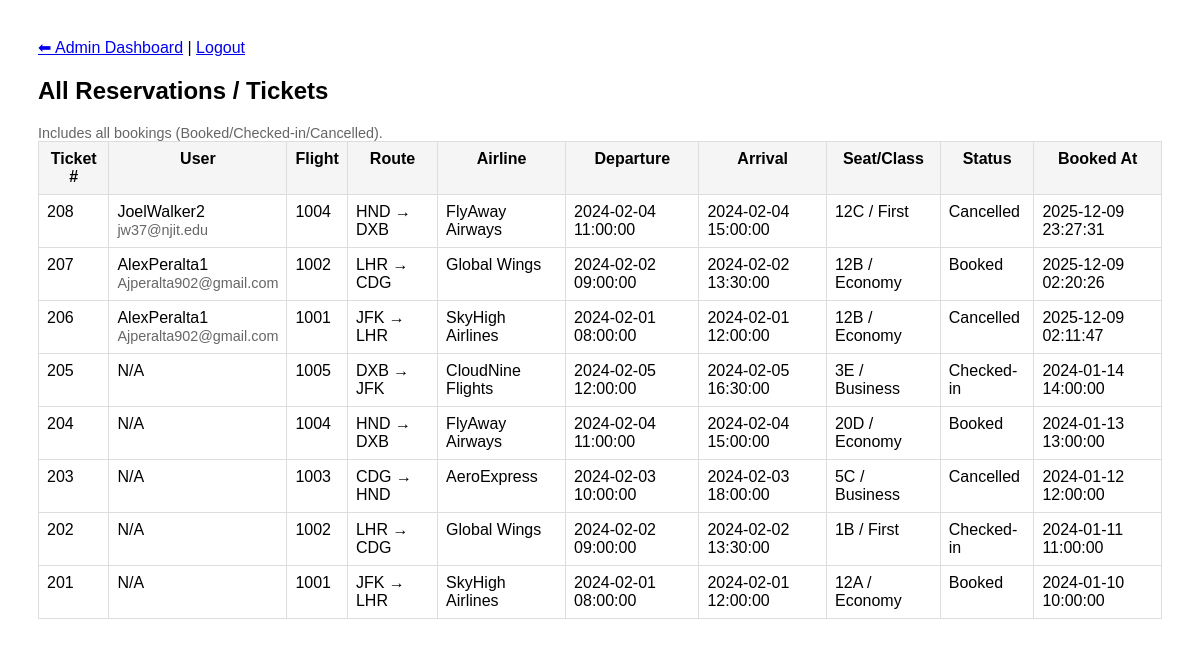
Screenshot of /admin_reservation.php (signed in) with the database file from the repository.
### tables this page shows
CREATE TABLE `ticket` (
  `ticket_number` int(11) NOT NULL,
  `passenger_id` int(11) DEFAULT NULL,
  `flight_number` int(11) DEFAULT NULL,
  `booking_date` datetime DEFAULT NULL,
  `seat_number` varchar(6) DEFAULT NULL,
  `travel_class` varchar(60) DEFAULT NULL,
  `status` varchar(20) DEFAULT NULL,
  `user_id` int(11) DEFAULT NULL
);

CREATE TABLE `users` (
  `user_id` int(11) NOT NULL,
  `username` varchar(50) NOT NULL,
  `email` varchar(100) NOT NULL,
  `password` varchar(255) NOT NULL,
  `is_admin` tinyint(1) DEFAULT 0
);

CREATE TABLE `flight` (
  `flight_number` int(11) NOT NULL,
  `airline_id` int(11) DEFAULT NULL,
  `aircraft_id` int(11) DEFAULT NULL,
  `departure_time` datetime DEFAULT NULL,
  `arrival_time` datetime DEFAULT NULL,
  `duration_minutes` int(11) DEFAULT NULL,
  `departure_airport_code` varchar(10) DEFAULT NULL,
  `arrival_airport_code` varchar(10) DEFAULT NULL
);

CREATE TABLE `airline_company` (
  `airline_id` int(11) NOT NULL,
  `name` varchar(120) NOT NULL
);

### admin_reservation.php (the view, shortened to what this page needs)
<?php
include 'connection.php';
$sql = "
SELECT
    t.ticket_number,
    t.user_id,
    u.username,
    u.email,
    t.flight_number,
    a.name AS airline_name,
    f.departure_airport_code,
    f.arrival_airport_code,
    f.departure_time,
    f.arrival_time,
    t.seat_number,
    t.travel_class,
    t.status,
    t.booking_date
FROM ticket t
LEFT JOIN users u ON u.user_id = t.user_id
JOIN flight f ON f.flight_number = t.flight_number
JOIN airline_company a ON a.airline_id = f.airline_id
ORDER BY t.booking_date DESC
";
$result = $conn->query($sql);
?>
<!DOCTYPE html>
<html>
<head>
</head>
<body>
<div class="container">
    <div class="nav">
        <a href="admin_dashboard.php">⬅ Admin Dashboard</a> |
        <a href="logout.php">Logout</a>
    </div>
    <h2>All Reservations / Tickets</h2>
    <div class="small">Includes all bookings (Booked/Checked-in/Cancelled).</div>
    <table>
        <tr>
            <th>Ticket #</th>
            <th>User</th>
            <th>Flight</th>
            <th>Route</th>
            <th>Airline</th>
            <th>Departure</th>
            <th>Arrival</th>
            <th>Seat/Class</th>
            <th>Status</th>
            <th>Booked At</th>
        </tr>
        <?php if ($result->num_rows === 0): ?>
            <tr><td colspan="10">No reservations found.</td></tr>
        <?php else: ?>
            <?php while ($row = $result->fetch_assoc()): ?>
                <tr>
                    <td><?= htmlspecialchars($row['ticket_number']) ?></td>
                    <td>
                        <?= htmlspecialchars($row['username'] ?? 'N/A') ?><br>
                        <span class="small"><?= htmlspecialchars($row['email'] ?? '') ?></span>
                    </td>
                    <td><?= htmlspecialchars($row['flight_number']) ?></td>
                    <td><?= htmlspecialchars($row['departure_airport_code']) ?> → <?= htmlspecialchars($row['arrival_airport_code']) ?></td>
                    <td><?= htmlspecialchars($row['airline_name']) ?></td>
                    <td><?= htmlspecialchars($row['departure_time']) ?></td>
                    <td><?= htmlspecialchars($row['arrival_time']) ?></td>
                    <td><?= htmlspecialchars($row['seat_number']) ?> / <?= htmlspecialchars($row['travel_class']) ?></td>
                    <td><?= htmlspecialchars($row['status']) ?></td>
                    <td><?= htmlspecialchars($row['booking_date']) ?></td>
                </tr>
            <?php endwhile; ?>
        <?php endif; ?>
    </table>
</div>
</body>
</html>

### admin_reservation.php (style rules this page uses)
body { font-family: Arial, sans-serif; padding: 30px; }
.container { max-width: 1200px; margin: 0 auto; }
.nav { margin-bottom: 15px; }
table { width: 100%; border-collapse: collapse; }
th, td { border: 1px solid #ddd; padding: 8px; vertical-align: top; }
th { background: #f5f5f5; }
.small { color: #666; font-size: 0.9em; }

### rows the page displays
ticket: ticket_number "208", user.username "JoelWalker2", user.email "jw37@njit.edu", flight_number "1004", flight_number.departure_airport_code "HND", flight_number.arrival_airport_code "DXB", airline_company.name "FlyAway Airways", flight_number.departure_time "2024-02-04 11:00:00", flight_number.arrival_time "2024-02-04 15:00:00", seat_number "12C", travel_class "First", status "Cancelled", booking_date "2025-12-09 23:27:31"
ticket: ticket_number "207", user.username "AlexPeralta1", user.email "Ajperalta902@gmail.com", flight_number "1002", flight_number.departure_airport_code "LHR", flight_number.arrival_airport_code "CDG", airline_company.name "Global Wings", flight_number.departure_time "2024-02-02 09:00:00", flight_number.arrival_time "2024-02-02 13:30:00", seat_number "12B", travel_class "Economy", status "Booked", booking_date "2025-12-09 02:20:26"
ticket: ticket_number "206", user.username "AlexPeralta1", user.email "Ajperalta902@gmail.com", flight_number "1001", flight_number.departure_airport_code "JFK", flight_number.arrival_airport_code "LHR", airline_company.name "SkyHigh Airlines", flight_number.departure_time "2024-02-01 08:00:00", flight_number.arrival_time "2024-02-01 12:00:00", seat_number "12B", travel_class "Economy", status "Cancelled", booking_date "2025-12-09 02:11:47"
ticket: ticket_number "205", username "N/A", flight_number "1005", flight_number.departure_airport_code "DXB", flight_number.arrival_airport_code "JFK", airline_company.name "CloudNine Flights", flight_number.departure_time "2024-02-05 12:00:00", flight_number.arrival_time "2024-02-05 16:30:00", seat_number "3E", travel_class "Business", status "Checked-in", booking_date "2024-01-14 14:00:00"
ticket: ticket_number "204", username "N/A", flight_number "1004", flight_number.departure_airport_code "HND", flight_number.arrival_airport_code "DXB", airline_company.name "FlyAway Airways", flight_number.departure_time "2024-02-04 11:00:00", flight_number.arrival_time "2024-02-04 15:00:00", seat_number "20D", travel_class "Economy", status "Booked", booking_date "2024-01-13 13:00:00"
ticket: ticket_number "203", username "N/A", flight_number "1003", flight_number.departure_airport_code "CDG", flight_number.arrival_airport_code "HND", airline_company.name "AeroExpress", flight_number.departure_time "2024-02-03 10:00:00", flight_number.arrival_time "2024-02-03 18:00:00", seat_number "5C", travel_class "Business", status "Cancelled", booking_date "2024-01-12 12:00:00"
ticket: ticket_number "202", username "N/A", flight_number "1002", flight_number.departure_airport_code "LHR", flight_number.arrival_airport_code "CDG", airline_company.name "Global Wings", flight_number.departure_time "2024-02-02 09:00:00", flight_number.arrival_time "2024-02-02 13:30:00", seat_number "1B", travel_class "First", status "Checked-in", booking_date "2024-01-11 11:00:00"
ticket: ticket_number "201", username "N/A", flight_number "1001", flight_number.departure_airport_code "JFK", flight_number.arrival_airport_code "LHR", airline_company.name "SkyHigh Airlines", flight_number.departure_time "2024-02-01 08:00:00", flight_number.arrival_time "2024-02-01 12:00:00", seat_number "12A", travel_class "Economy", status "Booked", booking_date "2024-01-10 10:00:00"
